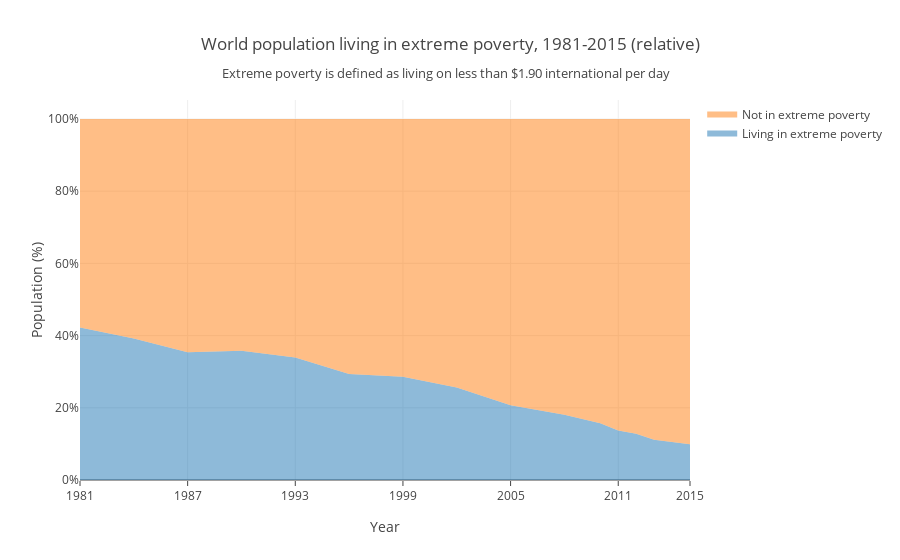

The cell this chart's notebook holds for it:
### Code cell
trace1 = go.Scatter(
    x=data_poverty['Year'],
    y=data_relative['Number of people living in extreme poverty (people)'],
    name='Living in extreme poverty',
    stackgroup='one',
    mode='none',
    hoverinfo='y'
)

trace2 = go.Scatter(
    x=data_poverty['Year'],
    y=data_relative['Number of people not in extreme poverty (people)'],
    name='Not in extreme poverty',
    stackgroup='one',
    mode='none',
    hoverinfo='y'
)

data = [trace1, trace2]

layout = go.Layout(
    xaxis = go.layout.XAxis(
        tickmode='array',
        tickvals=np.concatenate((np.arange(1981, 2012, step=6), np.array([2015])), axis=0),
        title='Year',
        ticklen=5,
    ),
    yaxis=go.layout.YAxis(
        tickformat=',.0%',
        title='Population (%)',
    ),
    title='World population living in extreme poverty, 1981-2015 (relative)',
    annotations=[
        dict(
            text='Extreme poverty is defined as living on less than $1.90 international per day',
            font=dict(size=13),
            showarrow=False,
            x=0.6,
            y=1.1,
            xref='paper',
            yref='paper'
            
        )
    ]
)

fig = go.Figure(
    data = data,
    layout = layout,
)

py(fig, filename='stacked-relative-area-char')

### Figure 1 — Plotly figure (JSON) as saved in the notebook; plotly's stock layout.template omitted (floating-point values rounded to 4 significant figures)
{"data": [{"hoverinfo": "y", "mode": "none", "name": "Living in extreme poverty", "stackgroup": "one", "type": "scatter", "uid": "48c5803f-5779-4c46-b76e-f23f19546af7", "x": [1981, 1984, 1987, 1990, 1993, 1996, 1999, 2002, 2005, 2008, 2010, 2011, 2012, 2013, 2015], "y": [0.4226, 0.392, 0.3539, 0.3578, 0.3393, 0.2938, 0.286, 0.2564, 0.2071, 0.1805, 0.1573, 0.1369, 0.1282, 0.1114, 0.09932]}, {"hoverinfo": "y", "mode": "none", "name": "Not in extreme poverty", "stackgroup": "one", "type": "scatter", "uid": "2ecba052-490e-43ff-b514-b0cf5423e153", "x": [1981, 1984, 1987, 1990, 1993, 1996, 1999, 2002, 2005, 2008, 2010, 2011, 2012, 2013, 2015], "y": [0.5774, 0.608, 0.6461, 0.6422, 0.6607, 0.7062, 0.714, 0.7436, 0.7929, 0.8195, 0.8427, 0.8631, 0.8718, 0.8886, 0.9007]}], "layout": {"annotations": [{"font": {"size": 13}, "showarrow": false, "text": "Extreme poverty is defined as living on less than $1.90 international per day", "x": 0.6, "xref": "paper", "y": 1.1, "yref": "paper"}], "title": {"text": "World population living in extreme poverty, 1981-2015 (relative)"}, "xaxis": {"ticklen": 5, "tickmode": "array", "tickvals": [1981, 1987, 1993, 1999, 2005, 2011, 2015], "title": {"text": "Year"}}, "yaxis": {"tickformat": ",.0%", "title": {"text": "Population (%)"}}}}
